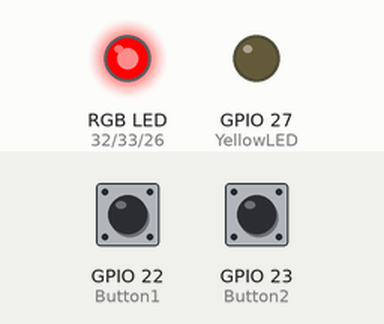
Bench run of a sketch on a simulated ESP32. Parts: an RGB LED mixed from three pins (HIGH = lit), output pins drawn as LEDs (lit = HIGH). Dashed ring = blinking. The test bench sets the inputs (shaded band); at power-on: GPIO 22 (Button1) LOW, GPIO 23 (Button2) LOW.

Above: at 0.1 s.
1.3 s: GPIO 22 (Button1) pulled HIGH for 0.15 s
At 2.25 s:
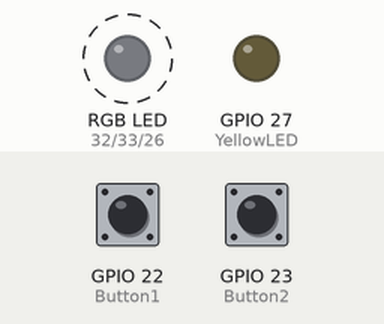
4.3 s: GPIO 23 (Button2) pulled HIGH for 0.15 s
At 5.5 s:
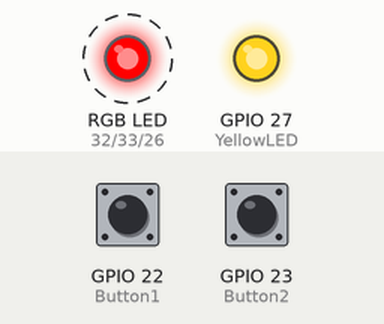
7.3 s: GPIO 22 (Button1) pulled HIGH for 1 s
At 8.19 s:
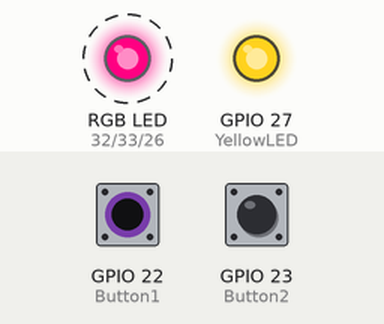
10.3 s: GPIO 23 (Button2) pulled HIGH for 1 s
At 11.2 s:
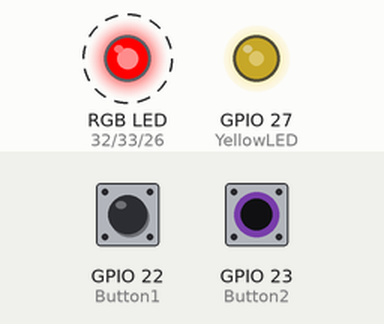
13.3 s: GPIO 22 (Button1) pulled HIGH for 0.15 s
At 15.2 s:
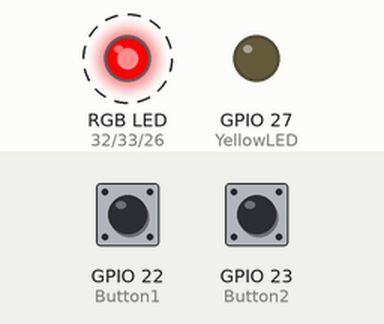
16.3 s: GPIO 23 (Button2) pulled HIGH for 3.2 s
At 18.6 s:
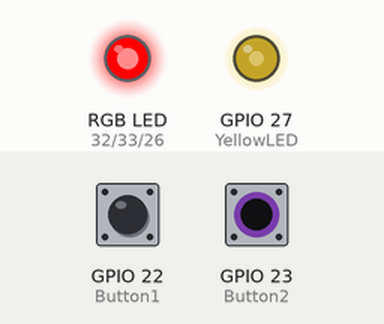
Timing chart, 0 to 35.2 s (numbered marks = the images above; inputs shaded):
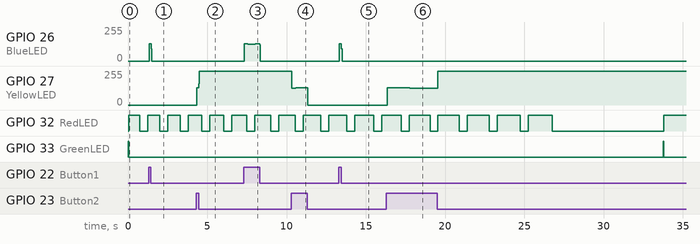

The sketch:

waveformcycle_test.ino
```cpp
#define a 700 //Width of first pulse, 7x100
#define b 500 // Width space between pulses
#define c 17 // Number of pulses in a block
#define d 6500 // Space between pulse blocks
#define WaveformCycle 33750 // Length of each waveform cycle, calculated manually myself in matlab, although could be implemented using a for loop to calculate the sum of pulses of a.


#define RedLED 32// insert red pin number
#define GreenLED 33//insert green pin number
#define Button1 22 //insert Button 1 pin
#define Button2 23//insert Button 2 pin

#define BlueLED 26 //Blue LED added to represent the values of the Switch 1. Not needed for program to work, but provides a visual of what settings the switch is in.
#define YellowLED 27 //Yellow LED added to represent the values of Switch 2. Not needed for program to work, but provides a visual of what settings the switch is in.

// Variables that will change
// Variables that relate to the switch settings.
int Button1State=0; // For reading whether the button is pressed.
int Button2State=0; // For reading whether the button is pressed.
int Switch1Setting=0; // The setting of the switch, depends on Button 1
int Switch2Setting=0; // The setting of the switch, depends on Button 2
int NextCycle1=0; //Locks in the setting of switch 1 for the next waveformcycle
int NextCycle2=0; //Locks in the setting of switch 2 for the next waveformcycle

//Variables that relate to the timings of the pulses etc.
int Maxa=a+(c-1)*(50); //Calculates maximum pulse length, used in modified waveform
int PreviousMicrosa =0;        // will store last time a was updated
int PreviousMicrosWaveform=0;  //Will be used to calculate how long the current Waveform has been going on for.
int aPulseLength=a; //This will determine how long each pulse length is
int BlockLength=WaveformCycle-d; //How long the block is

void setup() {
 // put your setup code here, to run once:
 pinMode(RedLED, OUTPUT);
 pinMode(GreenLED, OUTPUT);
 pinMode(Button1, INPUT);
 pinMode(Button2, INPUT);

 pinMode(BlueLED,OUTPUT);
 pinMode(YellowLED,OUTPUT);
}


void loop() {
 // put your main code here, to run repeatedly:
 unsigned long currentMicros=millis(); //Starts a timer which starts at 0 when the ESP 32 is turned on. We compare other timings to this to detect when certain time has elapsed.


 ////SWITCH SETTINGS////
 Button1State=digitalRead(Button1); //Tells when Button 1 is pressed
 Button2State=digitalRead(Button2); //Tells when Button 2 is pressed

 if (Button1State==HIGH){ //This section toggles our Switch 1 whenever the button is pressed.
    if (Switch1Setting==0){ // If Switch 1=0, then Switch 1 will toggle so =1.
      Switch1Setting=1;
      digitalWrite(BlueLED,HIGH); //Blue LED turns on when Switch 1 = 1.
    } else { // If Switch 1 neq 0, then Switch 1=1 so Switch 1 is toggled to =0
      Switch1Setting=0;
      digitalWrite(BlueLED,LOW); //Blue LED is off when Switch 1 = 0.
    }
 }

 if (Button2State==HIGH){ //This section toggles our Switch 2 whenever the button is pressed.
   if (Switch2Setting==0){ // If Switch 2=0, then Switch 2 will toggle so =1.
      Switch2Setting=1;
     digitalWrite(YellowLED, HIGH); //Yellow LED turns on when Switch 2 = 1.
   } else { // If Switch 2 neq 0, then Switch 2=1 so Switch 2 is toggled to =0
      Switch2Setting=0;
      digitalWrite(YellowLED,LOW); //Yellow LED turns off when Switch 2 = 0.
   }
 }
////Check Switch Settings at start of every cycle////
 if (currentMicros-PreviousMicrosWaveform==0){ //At the start of every cycle it will check what settings have been decided for next. I have seperated these so that the change occurs in the next waveformcycle and does not interupt the current cycle.
  NextCycle1=Switch1Setting;
  NextCycle2=Switch2Setting;
 }

////Terminating condition for each WaveformCycle////
 if (currentMicros-PreviousMicrosWaveform>=WaveformCycle) { //Detects when a WaveformCycle has been completed and resets to start the next one. This is the "terminating condition" and caps how long the rest of the code continues for until it is reset.
    PreviousMicrosWaveform=currentMicros;
 }


////SIG B////
 if (currentMicros-PreviousMicrosWaveform<=50){ // Keeps Green LED on for the first 0-50 uS, does not depend on Switch Settings
   digitalWrite(GreenLED,HIGH);
 } else {
   digitalWrite(GreenLED,LOW);
 }


////SIG A////
 if (NextCycle1==0){ //Switch1Setting was 0 at the start of this cycle. NO "else" nescessary, else would mean Switch1Setting=1 -> disables RedLED pulses, and RedLED is set to LOW at the beginning/end of every cycle.
   if (NextCycle2==0){

     if (currentMicros-PreviousMicrosWaveform==50){ //At 50 uS, SIG B has completed its pulse. We now store the time that this waveformcycle has started. //Repeats until the WaveformCycle has completed//
        PreviousMicrosa=currentMicros; // Saves the time we start the SIG A so that we can compare the intervals so we know when to turn LED on.
        aPulseLength=a; //For this default waveform, aPulselength starts at a and gets bigger.
       }
     if (currentMicros-PreviousMicrosWaveform>=50){ //Done 50uS signal, now ready to start SIG A
       if (currentMicros-PreviousMicrosa<=aPulseLength){ // Turns red LED on for the required pulse length

         if (currentMicros-PreviousMicrosWaveform<BlockLength) { //Checks to see if there whether the pulses have "intruded" into the d part of waveform
            digitalWrite(RedLED,HIGH); //Turns on LED if there are more pulses needed
         } else {
            digitalWrite(RedLED,LOW); // for the values of intervals over the block length, LED is off. This is for d.
         }

       } else {
         digitalWrite(RedLED,LOW); // LED is off for the gap between pulses; b
       }

       if (currentMicros-PreviousMicrosa>=(aPulseLength+b)){ // after the "a" pulse plus "b" for LED being off, we reset
         PreviousMicrosa=currentMicros;
         aPulseLength=aPulseLength+50; //Adds 50 to each pulse length
       }
     }

   } else { //// NextCycle1=0, NextCycle2=1 -> Modified Waveform of SIG A. //// //Repeats until the WaveformCycle has completed//

     if (currentMicros-PreviousMicrosWaveform==50){ //Done 50uS signal for SIG B, now ready to start SIG A
        PreviousMicrosa=currentMicros; // Saves the time we start the SIG A so that we can compare the intervals so we know when to turn LED on.
        aPulseLength=Maxa; // This time we set aPulseLength as the maximum value, and will get smaller for each loop.
     }
     if (currentMicros-PreviousMicrosWaveform>=50){ //Done 50uS signal, now ready to start SIG A
       if (currentMicros-PreviousMicrosa<=aPulseLength){ // Checks with the timings to see if RedLED is should be on compared to the current pulse length

         if (currentMicros-PreviousMicrosWaveform<BlockLength) { //Checks to see if there whether the pulses have "intruded" into the d part of waveform
             digitalWrite(RedLED,HIGH); //Turns on LED for the pulse length
         } else {
             digitalWrite(RedLED,LOW); // for the values of intervals over the block length, RedLED is off. This is for d.
         }
       } else {
           digitalWrite(RedLED,LOW); // LED is off for the gap between pulses; b
       }

       if (currentMicros-PreviousMicrosa>=(aPulseLength+b)){ // after the "a" pulse length plus "b" for LED being off, we reset
           PreviousMicrosa=currentMicros;
           aPulseLength=aPulseLength-50; //takes away 50 from each pulse length
       }
     }
   }

 } //Again, no else nescessary for Switch 1. //Repeats until the WaveformCycle has completed//
}
```

Measured:
- after the input at 1.3 s, GPIO 26 (BlueLED): 0/255 → 130/255 at once, → 0/255 0.12 s later
- after the input at 4.3 s, GPIO 27 (YellowLED): 0/255 → 130/255 at once, → 255/255 0.12 s later
- after the input at 7.3 s, GPIO 26 (BlueLED): 0/255 → 130/255 at once, → 124/255 0.20 s later, → 130/255 0.48 s later, → 0/255 0.28 s later
- after the input at 10.3 s, GPIO 27 (YellowLED): 255/255 → 125/255 at once, → 131/255 0.24 s later, → 0/255 0.76 s later
- after the input at 13.3 s, GPIO 26 (BlueLED): 0/255 → 130/255 at once, → 0/255 0.12 s later
- after the input at 16.3 s, GPIO 27 (YellowLED): 0/255 → 130/255 at once, → 124/255 1.4 s later, → 255/255 1.8 s later; GPIO 32 (RedLED): goes on until 33.8 s, then stays HIGH
- by itself, GPIO 32 (RedLED): alternates HIGH for 1.2 s and LOW for 0.50 s
